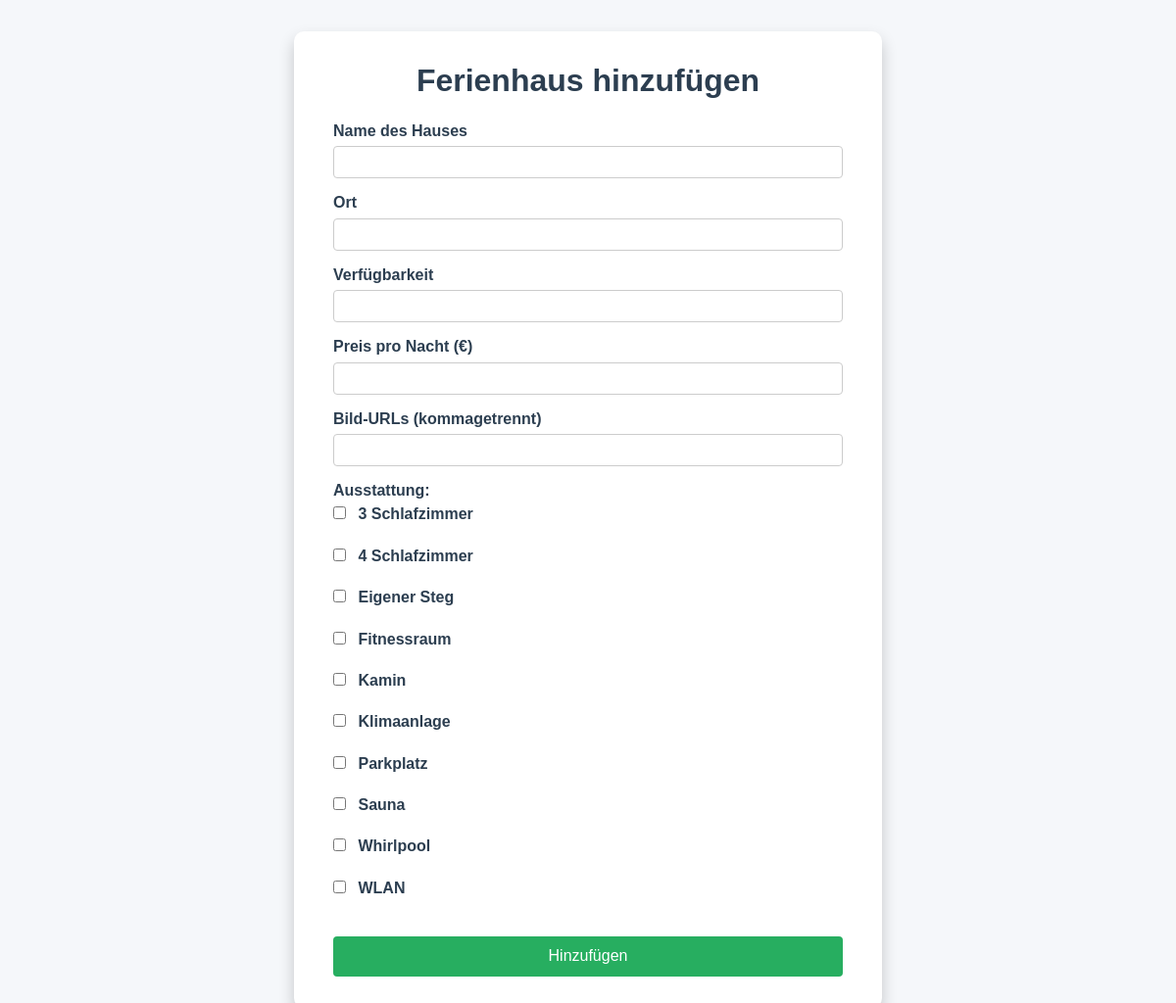
Screenshot of /add_house.php (signed in) with the database file from the repository.
### tables this page shows
CREATE TABLE amenities (
    id INT AUTO_INCREMENT PRIMARY KEY,
    name VARCHAR(100) UNIQUE
);

### add_house.php (the view, shortened to what this page needs)
<!DOCTYPE html>
<html lang="de">
<head>
    <link rel="stylesheet" href="style.css">
</head>
<body>
    <div class="form-box">
        <h1>Ferienhaus hinzufügen</h1>
        <form action="add_house_process.php" method="POST">
            <div class="form-group">
                <label for="name">Name des Hauses</label>
                <input type="text" name="name" id="name" required>
            </div>
            <div class="form-group">
                <label for="location">Ort</label>
                <input type="text" name="location" id="location" required>
            </div>
            <div class="form-group">
                <label for="availability">Verfügbarkeit</label>
                <input type="text" name="availability" id="availability" required>
            </div>
            <div class="form-group">
                <label for="price">Preis pro Nacht (€)</label>
                <input type="number" step="0.01" name="price" id="price" required>
            </div>
            <div class="form-group">
                <label for="images">Bild-URLs (kommagetrennt)</label>
                <input type="text" name="images" id="images">
            </div>
            <div class="form-group">
                <label>Ausstattung:</label>
                <?php
                require 'db.php';
                $stmt = $pdo->query("SELECT * FROM amenities");
                while ($row = $stmt->fetch()) {
                    echo '<label><input type="checkbox" name="amenities[]" value="' . $row['id'] . '"> ' . htmlspecialchars($row['name']) . '</label><br>';
                }
                ?>
            </div>
            <button type="submit" class="submit-btn">Hinzufügen</button>
        </form>
    </div>
</body>
</html>

### style.css (style rules this page uses)
* { margin: 0; padding: 0; box-sizing: border-box; font-family: 'Arial', sans-serif; }
body { background-color: #f5f5f5; color: #333; }
h1 { text-align: center; margin-bottom: 2rem; color: #2c3e50; }

### add_house.php (style rules this page uses)
body { background: #f5f7fa; font-family: 'Arial', sans-serif; display: flex; justify-content: center; align-items: center; padding: 2rem; }
.form-box { background-color: white; padding: 2rem 2.5rem; border-radius: 10px; box-shadow: 0 8px 16px rgba(0,0,0,0.2); width: 100%; max-width: 600px; }
.form-box h1 { text-align: center; margin-bottom: 1.5rem; color: #2c3e50; }
.form-group { margin-bottom: 1rem; }
.form-group label { display: block; margin-bottom: 0.4rem; color: #2c3e50; font-weight: bold; }
.form-group input[type="text"], .form-group input[type="number"] { width: 100%; padding: 0.5rem; border: 1px solid #ccc; border-radius: 4px; }
.form-group input[type="checkbox"] { margin-right: 0.5rem; }
.submit-btn { background-color: #27ae60; color: white; border: none; padding: 0.7rem 1rem; border-radius: 4px; cursor: pointer; width: 100%; font-size: 1rem; transition: background-color 0.3s; }

### rows the page displays
amenities: name "3 Schlafzimmer"
amenities: name "4 Schlafzimmer"
amenities: name "Eigener Steg"
amenities: name "Fitnessraum"
amenities: name "Kamin"
amenities: name "Klimaanlage"
amenities: name "Parkplatz"
amenities: name "Sauna"
amenities: name "Whirlpool"
amenities: name "WLAN"
